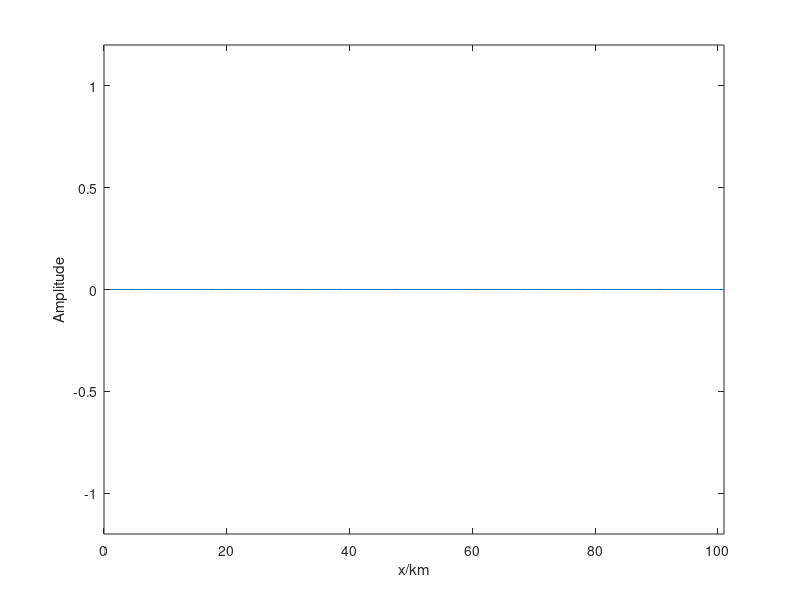

The MATLAB source for this figure: (Note: this script raises an error after producing the figure.)
%P3-l.m
filename = 'wave1D.gif';
dx = 1; dt = 0.1; tlen = 3; c = 4; 
u1 = zeros(101, 1); u2 = u1; u3 = u1;
t = 0;
jj = 0;
while(t <= 33)
    jj = jj+1;
    for ii = 2:100
        rhs = c^2 * (u2(ii + 1) - 2 * u2(ii) + u2(ii - 1))/dx^2; 
        u3(ii) = dt ^ 2 * rhs + 2 * u2(ii) - u1(ii)
    end 
    u3(1) = u3(2); %left free
    u3(101) = 0.0; %right settled
    % u3(1) = u3(2); %left free
    %u3(101) =u3(100); %right free
    %u3(1)=0.0; %left settled
    % u3(101) = 0.0; %right settled
    if(t <= tlen)
    u3(51) = (sin(pi*t/tlen))^2;
    end
u1 = u2;
u2 = u3;
plot(u2);
axis([0, 101, -1.2, 1.2]);
xlabel('x/km')
ylabel('Amplitude')
f = getframe(gcf);
imind = frame2im(f);
[imind, cm] = rgb2ind(imind,256) , 
if jj == 1 
imwrite(imind, cm, filename,'gif','Loopcount', inf, 'DelayTime',0.05); 
else 
imwrite(imind, cm, filename, 'gif', 'writeMode', 'append', 'DelayTime', 0.1); 
end 
t = t + dt;
% pause 
end 



